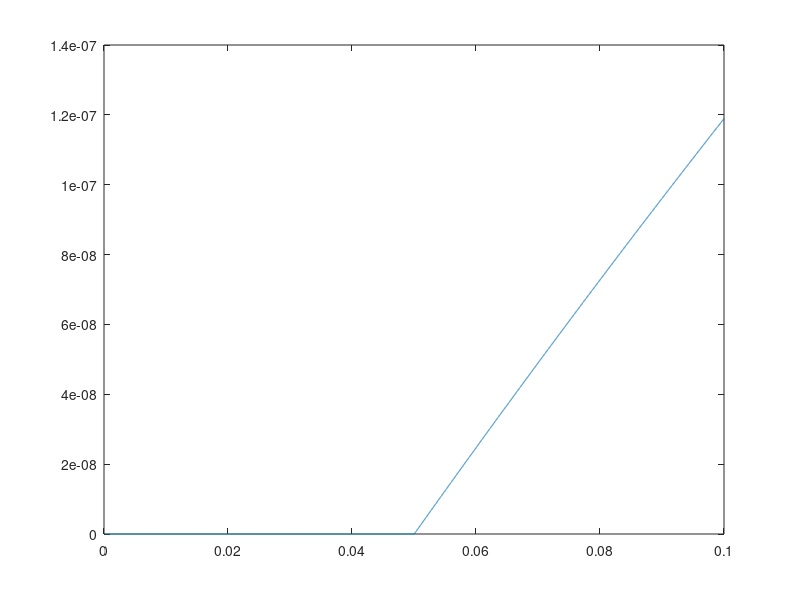
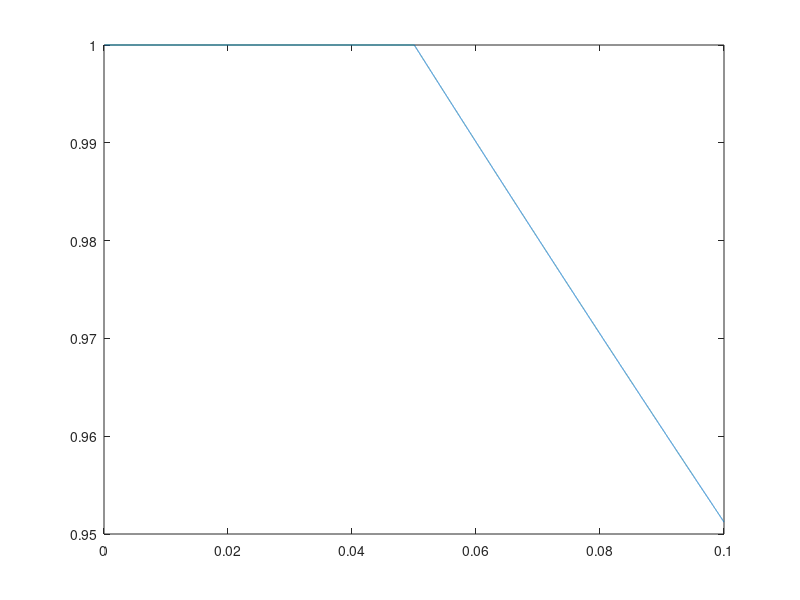
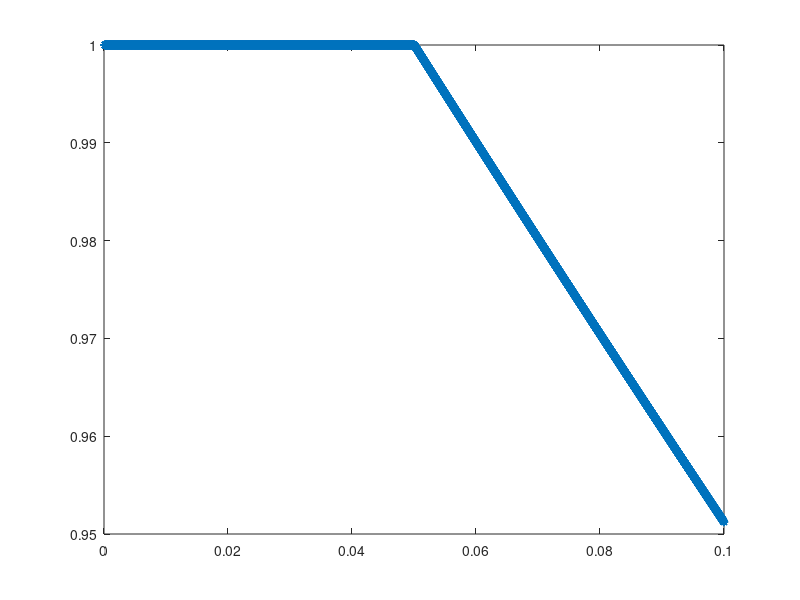

These charts were generated, in order, by the following MATLAB code:
% h = 0.1
% X0 = [2 ;0 ;0 ;0 ;0]
% G = [ 1 -1 0 0 1 ; -1 1 0 1 0; 0 0 1 -1 0; 0 1 -1 0 0; 1 0 0 0 0]
% C = [ 0 0 0 0 0; 0 1 0 0 0; 0 0 1 0 0; 0 0 0 -2 0; 0 0 0 0 0 ]
% W = [0 ;0 ;0 ;0 ;1]

% G = [ 1 -1 1 ; -1 1 0; 1 0 0 ]
% C = [ 0 0 0; 0 1 0; 0 0 0 ]
% W = [0 ;0 ;1]

G = [ 1 -1 1 ; -1 1 0; 1 0 0 ]
C = [ 0 0 0; 0 1 0; 0 0 0 ]
W = [0 ;0 ;1]

% h = 0.001
h = 5e-6
len = 20000
x = linspace(0.0001, 0.1, len);
BE_y = linspace(0.0001, 0.1, len);
TR_y = linspace(0.0001, 0.1, len);

%%%BE
X0 = inv(G)*W
X = X0;
M = ( G + 1/h * C );
for i = 1:length(x)
  if i ==  floor(len/2)
    W(3) = 0
  end
  X = inv(M)*(1/h*C*X+W);
  BE_y(i) = X(2);
end
BE_X = X;

%%%TR
W = [0 ;0 ;1];
X0 = inv(G)*W
X = X0;
M1 = ( G + 2/h*C );
M2 = -1*( G - 2/h*C );
for i = 1:length(x)
  if i ==  floor(len/2)
    W(3) = 0
  end
  X = inv(M1)*(M2*X + W + W);
  TR_y(i) = X(2);
end
TR_X = X;

figure
plot(x, BE_y-TR_y)
figure
plot(x, BE_y)
figure
plot(x, TR_y, '*')

%plot(x, BE_y, '*', x, TR_y, 'O')

% %%%BE
% X = X0;
% M = ( G + 1/h * C );
% for i = 0:100
%   X = inv(M)*(1/h*C*X+W);
% end
% BE_X = X
% 
%  
% %%%TR
% X = X0;
% M1 = ( G + 2/h*C );
% M2 = -1*( G - 2/h*C );
% for i = 0:100
%   X = inv(M1)*(M2*X + W + W);
% end
% TR_X = X
% 
% %%%N-R & BE
% X = X0;
% M = ( G + 1/h * C );
% for i = 0:5
%   F = M*X - (1/h*C*X+W);
%   J = M-1/h*C;
%   %dX = -1*inv(J)*F;
%   dX = -1*J\F;
%   X = X + dX;
% end
% NR_BE_X = X
% 
% %%%N-R & BE
% X = X0;
% M1 = ( G + 2/h*C );
% M2 = -1*( G - 2/h*C );
% for i = 0:5
%   F = M1*X - (M2*X + W + W);
%   J = M1 - M2;
%   %dX = -1*inv(J)*F;
%   dX = -1*J\F;
%   X = X + dX;
% end
% NR_TR_X = X

